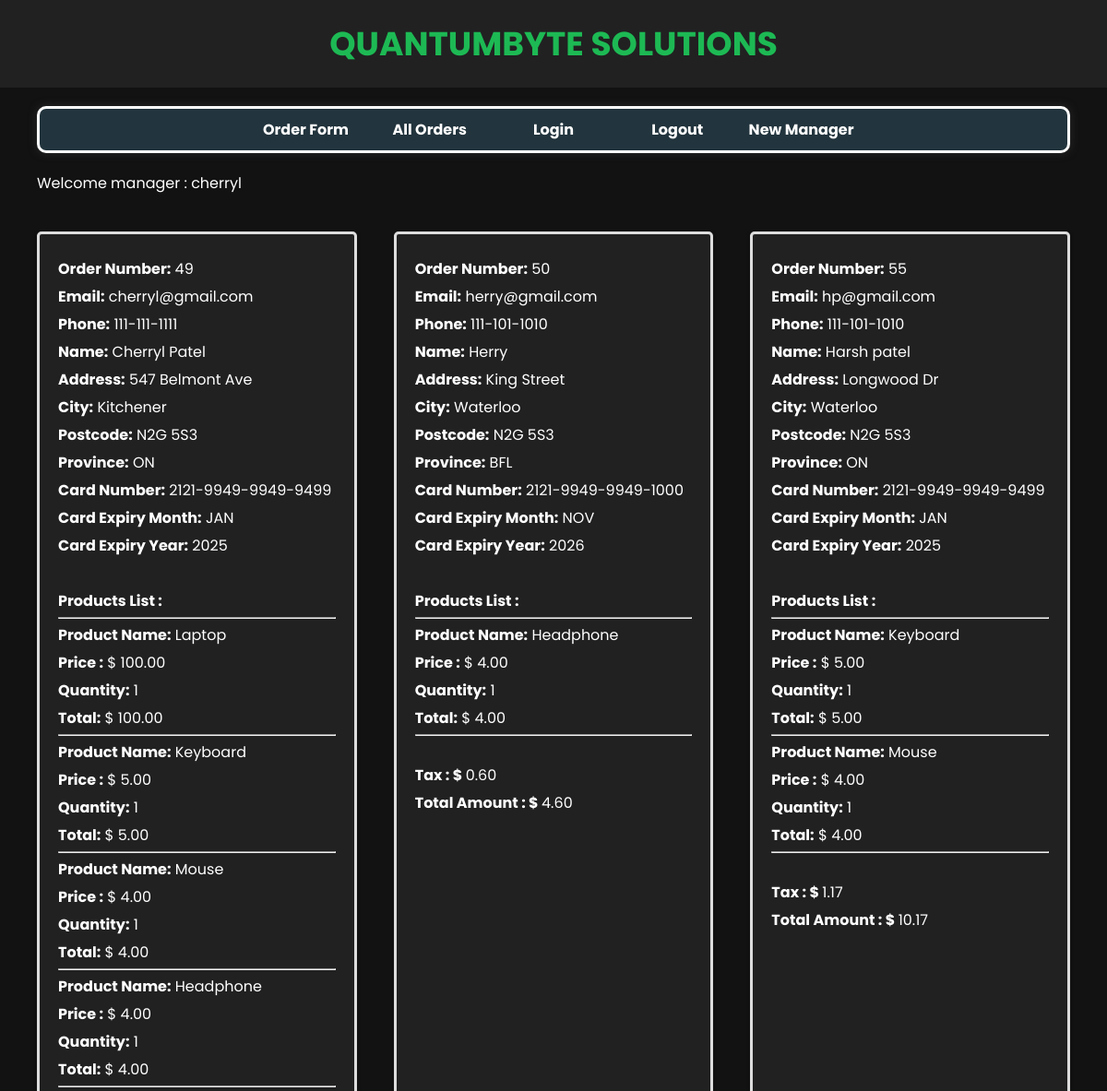
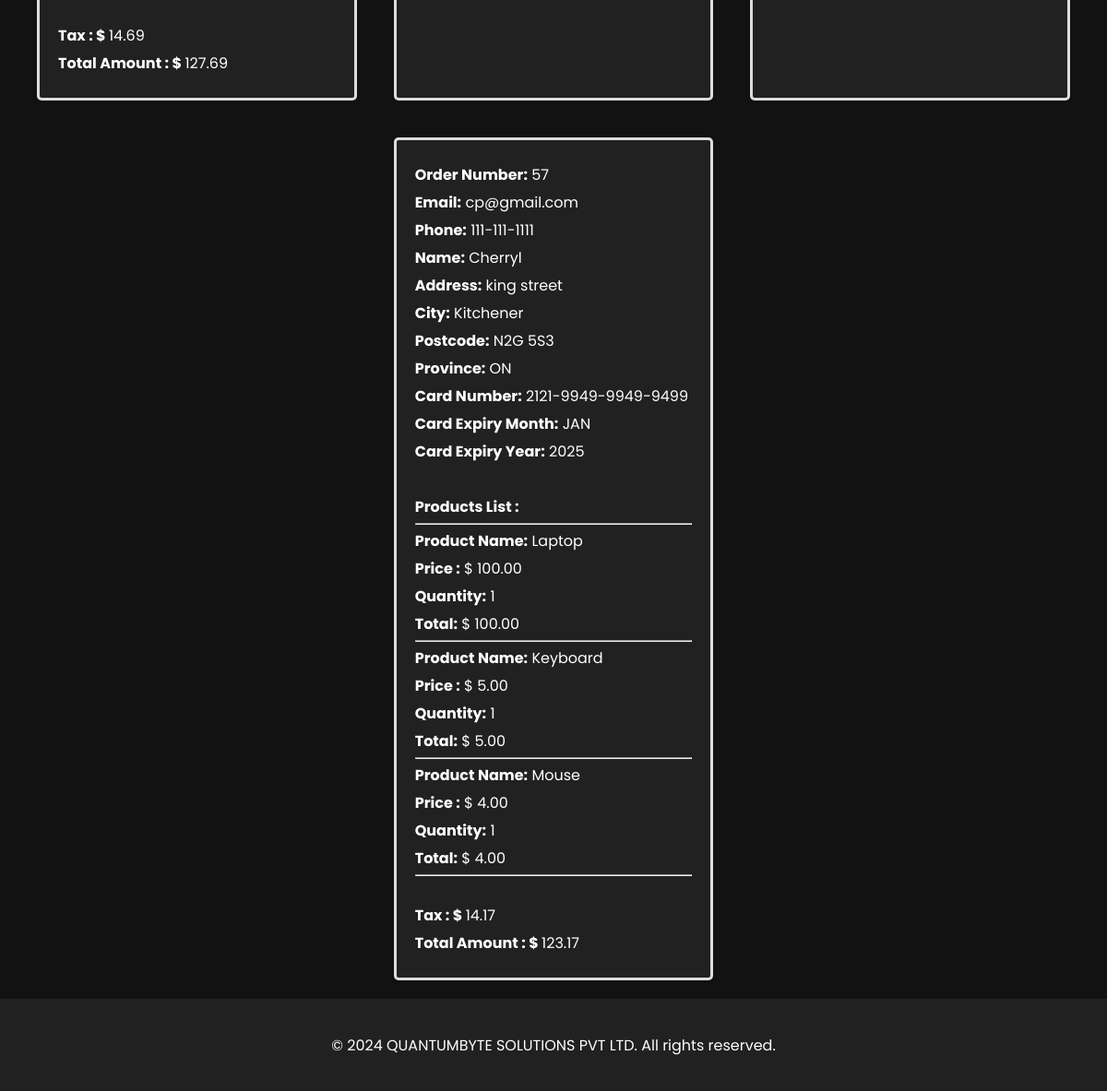
Page /orders.php (signed in) on the committed database (2 pictures, top to bottom).
### tables this page shows
CREATE TABLE `orders` (
  `order_id` int(11) NOT NULL,
  `email` varchar(100) NOT NULL,
  `phone` varchar(20) NOT NULL,
  `name` varchar(100) NOT NULL,
  `address` varchar(255) NOT NULL,
  `city` varchar(100) NOT NULL,
  `postcode` varchar(20) NOT NULL,
  `province` varchar(100) NOT NULL,
  `card_number` varchar(20) NOT NULL,
  `card_expiry_month` varchar(11) NOT NULL,
  `card_expiry_year` int(11) NOT NULL,
  `tax_amount` decimal(10,2) DEFAULT 0.00,
  `total_amount` decimal(10,2) DEFAULT 0.00
);

CREATE TABLE `order_products` (
  `order_product_id` int(11) NOT NULL,
  `order_id` int(11) NOT NULL,
  `product_name` varchar(100) NOT NULL,
  `price` decimal(10,2) NOT NULL,
  `quantity` int(11) NOT NULL,
  `total` decimal(10,2) NOT NULL
);

### orders.php (the view, shortened to what this page needs)
<?php
include('includes/db_connection.php');
if(!isset($_SESSION['username'])){
  header('Location:login.php');
  exit();
}
else{
?>
<!DOCTYPE html>
<html>
<head>
    <link rel="stylesheet" type="text/css" href="css/styles.css">
    <link rel="stylesheet" type="text/css" href="css/order.css">
</head>
<body>
<header class="header">
            <h1 class="green-text">QUANTUMBYTE SOLUTIONS</h1>
</header>
<div class="nav">
<?php include('includes/nav.php'); ?>
</div>
<div class="welcome">
    <?php
    if(isset($_SESSION['username'])){
      echo "Welcome ". $_SESSION['userrole']." : ". $_SESSION['username'];
    }
  ?>
</div>
<main class="orderContainer">
    <?php
    $sqlQuery = "SELECT * FROM `orders`";
    $sqlResult = $db->query($sqlQuery);
    if ($sqlResult->num_rows > 0)
    {
        while ($row = $sqlResult->fetch_assoc()) {
    ?>
            <div class="orderCard">
                <p><strong>Order Number:</strong> <?php echo htmlspecialchars($row['order_id']); ?></p>
                <p><strong>Email:</strong> <?php echo $row['email']; ?></p>
                <p><strong>Phone:</strong> <?php echo $row['phone']; ?></p>
                <p><strong>Name:</strong> <?php echo htmlspecialchars($row['name']); ?></p>
                <p><strong>Address:</strong> <?php echo htmlspecialchars($row['address']); ?></p>
                <p><strong>City:</strong> <?php echo htmlspecialchars($row['city']); ?></p>
                <p><strong>Postcode:</strong> <?php echo htmlspecialchars($row['postcode']); ?></p>
                <p><strong>Province:</strong> <?php echo htmlspecialchars($row['province']); ?></p>
                <p><strong>Card Number:</strong> <?php echo htmlspecialchars($row['card_number']); ?></p>
                <p><strong>Card Expiry Month:</strong> <?php echo htmlspecialchars($row['card_expiry_month']); ?></p>
                <p><strong>Card Expiry Year:</strong> <?php echo htmlspecialchars($row['card_expiry_year']); ?></p>
                <br>
                <?php
                $orderID = $row['order_id'];
                $productQuery = "SELECT * FROM order_products WHERE order_id = $orderID";
                $productResult = $db->query($productQuery);
                if ($productResult->num_rows > 0) {
                    echo "<p><strong>Products List :</strong></p>";
                    echo "<hr>";
                    while ($productRow = $productResult->fetch_assoc()) {
                      echo "<p><strong>Product Name:</strong> {$productRow['product_name']}</p>";
                      echo "<p><strong>Price :</strong> $ " . $productRow['price'] . "</p>";
                      echo "<p><strong>Quantity:</strong> {$productRow['quantity']}</p>";
                      echo "<p><strong>Total:</strong> $ " . $productRow['total'] . "</p>";
                      echo "<hr>";
                  }
                    echo "<br>";
                } else {
                    echo "<p>No products found for this order.</p>";
                }
                ?>
                <p><strong>Tax : $ </strong> <?php echo htmlspecialchars($row['tax_amount']); ?></p>
                <p><strong>Total Amount : $ </strong> <?php echo htmlspecialchars($row['total_amount']); ?></p>
            </div>
    <?php
        }
    }
    ?>
</main>
<footer>
        <p>&copy; 2024 QUANTUMBYTE SOLUTIONS PVT LTD. All rights reserved.</p>
    </footer>
</body>
</html>
<?php
}

### css/styles.css (style rules this page uses)
* { margin: 0; padding: 0; box-sizing: border-box; }
body { background-color: #121212; font-family: 'Poppins', sans-serif; }
.header { background-color: #212121; padding: 20px; text-align: center; }
.green-text { color: #1db954; font-weight: bold; margin: 0; font-size: 36px; }
footer { position: fixed; bottom: 0; width: 100%; height: 100px; display: flex; align-items: center; justify-content: center; text-align: center; padding: 3px; background-color: #212121; color: white; }
.nav { margin-top: 20px; margin-left: 20px; margin-right: 20px; }

### css/order.css (style rules this page uses)
.welcome { color: white; padding: 20px; margin-left: 20px; }
.orderContainer { display: flex; flex-wrap: wrap; justify-content: space-around; margin-bottom: 100px; padding-left: 20px; padding-right: 20px; }
.orderCard { background-color: #212121; border: 3px solid #dddddd; border-radius: 5px; padding: 20px; margin: 20px; color: white; width: calc(33.33% - 40px); box-sizing: border-box; box-shadow: 0px 0px 5px 0px rgba(0, 0, 0, 0.1); }
.orderCard p { margin: 5px 0; }
footer { margin-top: 20px; }

### rows in the picture
orders: order_id "49", email "cherryl@gmail.com", phone "111-111-1111", name "Cherryl Patel", address "547 Belmont Ave", city "Kitchener", postcode "N2G 5S3", province "ON", card_number "2121-9949-9949-9499", card_expiry_month "JAN", card_expiry_year "2025", tax_amount "14.69", total_amount "127.69"
order_products: product_name "Laptop", price "100.00", quantity "1", total "100.00"
order_products: product_name "Keyboard", price "5.00", quantity "1", total "5.00"
order_products: product_name "Mouse", price "4.00", quantity "1", total "4.00"
order_products: product_name "Headphone", price "4.00", quantity "1", total "4.00"
orders: order_id "50", email "herry@gmail.com", phone "111-101-1010", name "Herry", address "King Street", city "Waterloo", postcode "N2G 5S3", province "BFL", card_number "2121-9949-9949-1000", card_expiry_month "NOV", card_expiry_year "2026", tax_amount "0.60", total_amount "4.60"
order_products: product_name "Headphone", price "4.00", quantity "1", total "4.00"
orders: order_id "55", email "hp@gmail.com", phone "111-101-1010", name "Harsh patel", address "Longwood Dr", city "Waterloo", postcode "N2G 5S3", province "ON", card_number "2121-9949-9949-9499", card_expiry_month "JAN", card_expiry_year "2025", tax_amount "1.17", total_amount "10.17"
order_products: product_name "Keyboard", price "5.00", quantity "1", total "5.00"
order_products: product_name "Mouse", price "4.00", quantity "1", total "4.00"
orders: order_id "57", email "cp@gmail.com", phone "111-111-1111", name "Cherryl", address "king street", city "Kitchener", postcode "N2G 5S3", province "ON", card_number "2121-9949-9949-9499", card_expiry_month "JAN", card_expiry_year "2025", tax_amount "14.17", total_amount "123.17"
order_products: product_name "Laptop", price "100.00", quantity "1", total "100.00"
order_products: product_name "Keyboard", price "5.00", quantity "1", total "5.00"
order_products: product_name "Mouse", price "4.00", quantity "1", total "4.00"

### other values in the picture
$_SESSION['userrole'] "manager"
$_SESSION['username'] "cherryl"
